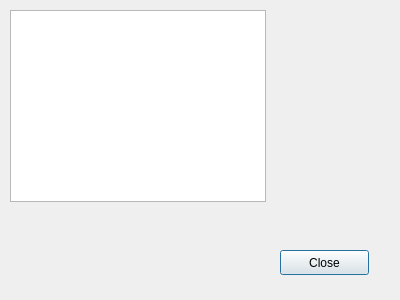
<?xml version="1.0" encoding="UTF-8"?>
<ui version="4.0">
 <class>MapDialog</class>
 <widget class="QDialog" name="MapDialog">
  <property name="geometry">
   <rect>
    <x>0</x>
    <y>0</y>
    <width>400</width>
    <height>300</height>
   </rect>
  </property>
  <property name="windowTitle">
   <string>Dialog</string>
  </property>
  <widget class="QGraphicsView" name="mapView">
   <property name="geometry">
    <rect>
     <x>10</x>
     <y>10</y>
     <width>256</width>
     <height>192</height>
    </rect>
   </property>
  </widget>
  <widget class="QPushButton" name="closeButton">
   <property name="geometry">
    <rect>
     <x>280</x>
     <y>250</y>
     <width>89</width>
     <height>25</height>
    </rect>
   </property>
   <property name="text">
    <string>Close</string>
   </property>
  </widget>
 </widget>
 <resources/>
 <connections>
  <connection>
   <sender>closeButton</sender>
   <signal>clicked()</signal>
   <receiver>MapDialog</receiver>
   <slot>reject()</slot>
   <hints>
    <hint type="sourcelabel">
     <x>351</x>
     <y>258</y>
    </hint>
    <hint type="destinationlabel">
     <x>365</x>
     <y>190</y>
    </hint>
   </hints>
  </connection>
 </connections>
</ui>
